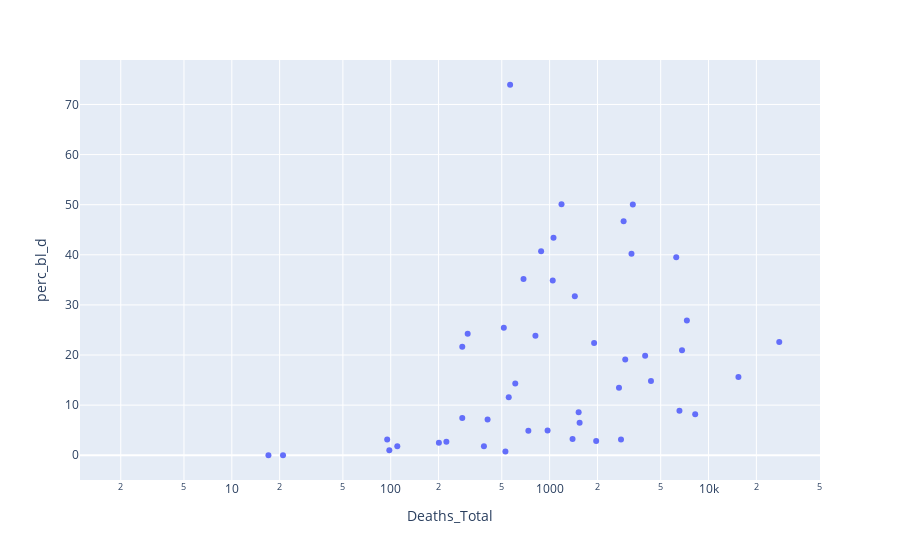

The notebook cell saved with this chart:
### Code cell
covrace['perc_bl_d'] = covrace.Deaths_Black/covrace.Deaths_Total * 100
fig = px.scatter(covrace, x="Deaths_Total", y="perc_bl_d", log_x=True, hover_name="State")

fig.show()

### Figure 1 — Plotly figure (JSON) as saved in the notebook; plotly's stock layout.template omitted (floating-point values rounded to 4 significant figures)
{"data": [{"hovertemplate": "<b>%{hovertext}</b><br><br>Deaths_Total=%{x}<br>perc_bl_d=%{y}<extra></extra>", "hovertext": ["AK", "AL", "AR", "AS", "AZ", "CA", "CO", "CT", "DC", "DE", "FL", "GA", "GU", "HI", "IA", "ID", "IL", "IN", "KS", "KY", "LA", "MA", "MD", "ME", "MI", "MN", "MO", "MP", "MS", "MT", "NC", "ND", "NE", "NH", "NJ", "NM", "NV", "NY", "OH", "OK", "OR", "PA", "PR", "RI", "SC", "SD", "TN", "TX", "UT", "VA", "VI", "VT", "WA", "WI", "WV", "WY"], "legendgroup": "", "marker": {"color": "#636efa", "symbol": "circle"}, "mode": "markers", "name": "", "orientation": "v", "showlegend": false, "type": "scatter", "x": [17, 1058, 305, null, 1963, 6562, 1544, 4343, 564, 515, 3991, 2922, 5, 19, 735, 98, 7309, 2732, 282, 608, 3339, 8243, 3275, 110, 6262, 1523, 1046, 2, 1188, 23, 1441, 78, 282, 386, 15423, 527, 553, 27867, 2991, 407, 224, 6812, 159, 971, 884, 98, 685, 2813, 201, 1905, 6, 56, 1394, 814, 95, 21], "xaxis": "x", "y": [0, 43.38, 24.26, null, 2.853, 8.869, 6.477, 14.83, 73.94, 25.44, 19.84, 46.71, null, null, 4.898, 1.02, 26.91, 13.47, 21.63, 14.31, 50.04, 8.189, 40.21, 1.818, 39.51, 8.601, 34.89, null, 50.08, null, 31.71, null, 7.447, 1.813, 15.64, 0.759, 11.57, 22.59, 19.12, 7.125, 2.679, 20.93, null, 4.943, 40.72, null, 35.18, 3.164, 2.488, 22.41, null, null, 3.228, 23.83, 3.158, 0], "yaxis": "y"}], "layout": {"legend": {"tracegroupgap": 0}, "margin": {"t": 60}, "xaxis": {"anchor": "y", "domain": [0, 1], "title": {"text": "Deaths_Total"}, "type": "log"}, "yaxis": {"anchor": "x", "domain": [0, 1], "title": {"text": "perc_bl_d"}}}}
